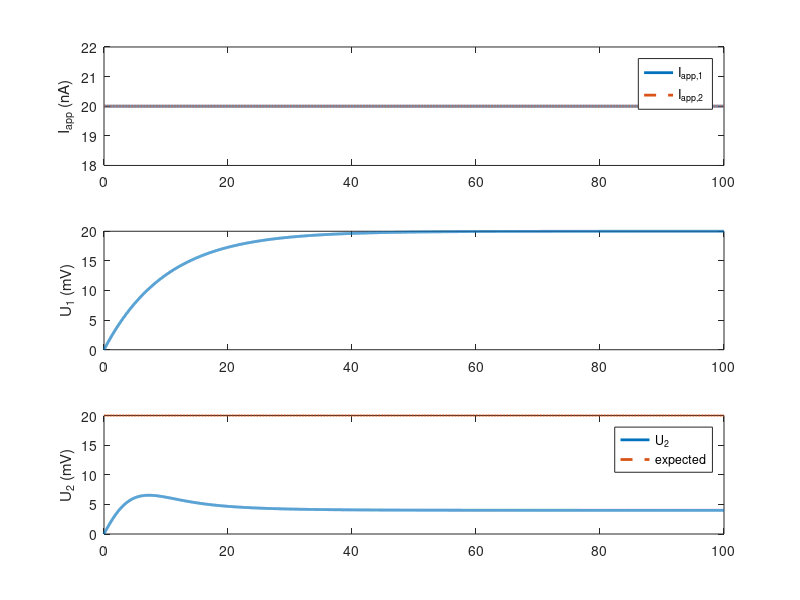
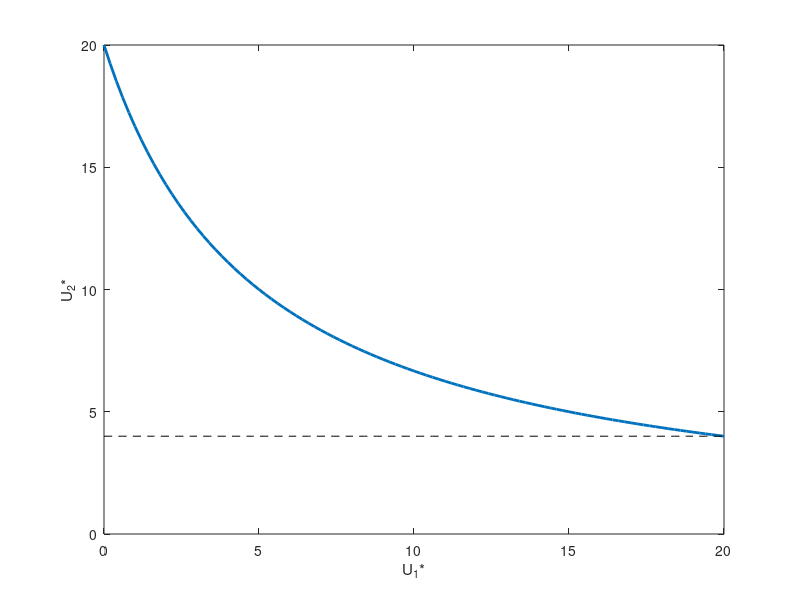

The MATLAB script that drew these images, in order:
% Nicholas Szczecinski 2019
% 23 Jan 19
% CWRU EMAE 689, Synthetic Nervous Systems

%Units are nF, uS, mV, ms, nA
Cm = 10;
Gm = 1;
Iapp1 = 20;
Iapp2 = 20;
Er = -60;

R = 20;
c = .2;

%User doesn't program this! This is based on design rules.
Esyn = Er;
delEsyn = Esyn - Er;
gMax = 1/c-1;
if gMax < 0
    error('gMax must be greater than 0. Increase Esyn.')
end

dt = .01;
tmax = 100;

t = 0:dt:tmax;
numSteps = length(t);

%Compute V1(t) and V2(t) with simulation
U1sim = zeros(size(t));
U2sim = zeros(size(t));
U1sim(1) = 0;
U2sim(1) = 0;

for i=2:numSteps
    U1sim(i) = U1sim(i-1) + dt/Cm*(Iapp1 - Gm*U1sim(i-1));
    gSyn = U1sim(i-1)/R*gMax;
    U2sim(i) = U2sim(i-1) + dt/Cm*(Iapp2 + gSyn*(delEsyn - U2sim(i-1)) - Gm*U2sim(i-1));
end
V1sim = U1sim + Er;
v2sim = U2sim + Er;

figure
subplot(3,1,1)
plot(t,Iapp1+zeros(size(t)),'linewidth',2)
hold on
plot(t,Iapp2+zeros(size(t)),'--','linewidth',2)
legend('I_{app,1}','I_{app,2}')
ylabel('I_{app} (nA)')

subplot(3,1,2)
plot(t,U1sim,'linewidth',2)
ylabel('U_1 (mV)')

subplot(3,1,3)
plot(t,U2sim,'linewidth',2)
hold on
plot(t,Iapp2/Gm+zeros(size(t)),'--','linewidth',2)
legend('U_2','expected')
ylabel('U_2 (mV)')

U1star = linspace(0,R,101);
U2star = Iapp2./(Gm + gMax/R*U1star);
figure
plot(U1star,U2star,'linewidth',2)
hold on
plot(U1star,c*R+zeros(size(U1star)),'k--')
ylim([0,R])
xlim([0,R])
xlabel('U_1*')
ylabel('U_2*')
